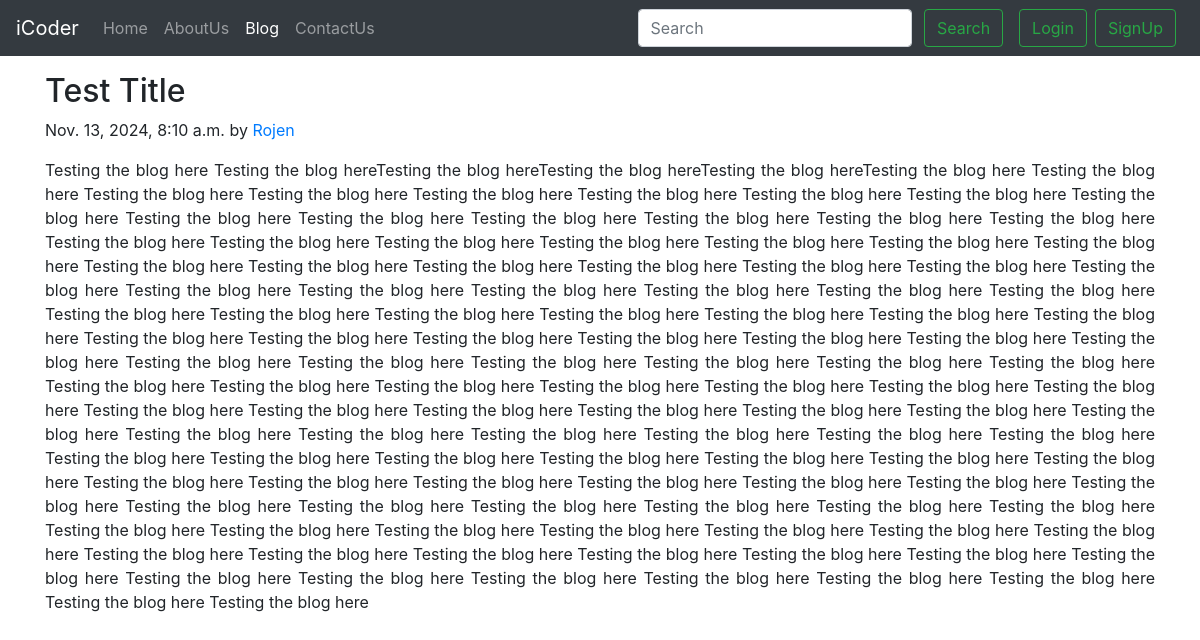
/blog/first-post, run on the app's committed database.
### blog/models.py (models this page shows, shortened)
class Post(models.Model):
    sno = models.AutoField(primary_key=True)
    title = models.CharField(max_length=255)
    content = models.TextField()
    author = models.CharField(max_length=13)
    slug = models.CharField(max_length=130)
    timeStamp = models.DateTimeField(blank=True)

### blog/views.py (the view)
# urls.py: path('<str:slug>', views.blogPost, name="blogPost"),
def blogPost(request, slug):
    post = Post.objects.filter(slug=slug).first()
    context = {'post':post}
    return render(request, 'blog/blogPost.html', context)

### templates/blog/blogPost.html (shortened to what this page needs)
{% extends "base.html" %}
{% block blogactive %} active {% endblock %}
{% block body %}
<div class="container text-justify my-3">
        <h2 class="blog-post-title">{{post.title}}</h2>
        <p class="blog-post-meta">{{post.timeStamp}} by <a href="/about">{{post.author}}</a></p>
        <p>{{post.content}}</p>
</div>
{% endblock body %}

### data on the page
Post: title "Test Title", timeStamp "Nov. 13, 2024, 8:10 a.m.", author "Rojen", content "Testing the blog here Testing the blog hereTesting the blog hereTesting the blog hereTesting the blog hereTesting the blog here Testing the blog here Testing the blog here Testing the blog here Testing the blog here Testing the blog here Testing the blog here Testing the blog here Testing the blog here Testing the blog here Testing the blog here Testing the blog here Testing the blog here Testing the blog here Testing the blog here Testing the blog here Testing the blog here Testing the blog here Testing the blog here Testing the blog here Testing the blog here Testing the blog here Testing the blog here Testing the blog here Testing the blog here Testing the blog here Testing the blog here…"
